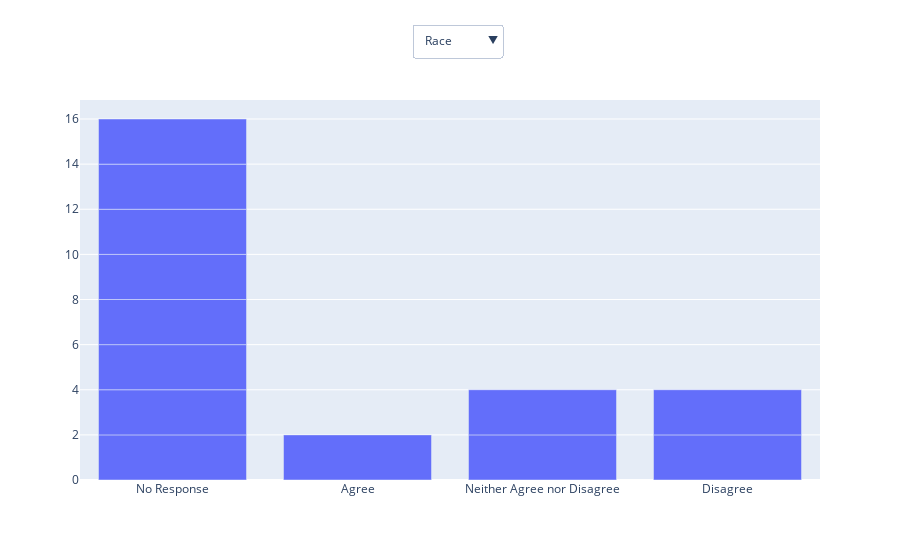

Notebook code for this chart:
### Code cell
xls = pd.ExcelFile(
    # "./data/Student and Faculty Commons Survey_February 16, 2022_09.17.xlsx"
    "./data/temp.xlsx"
)

data = pd.read_excel( xls, "Sheet1" )

render_graph("Q22", render_bar)

# test = px.bar(useable_data, x="Q22", y="")

### Figure 1 — Plotly figure (JSON) as saved in the notebook; plotly's stock layout.template omitted (floating-point values rounded to 4 significant figures)
{"data": [{"alignmentgroup": "True", "hovertemplate": "Q22=%{x}<br>y=%{y}<extra></extra>", "legendgroup": "", "marker": {"color": "#636efa", "pattern": {"shape": ""}}, "name": "", "offsetgroup": "", "orientation": "v", "showlegend": false, "textposition": "auto", "type": "bar", "visible": true, "x": ["No Response", "No Response", "No Response", "Agree", "No Response", "Neither Agree nor Disagree", "No Response", "Disagree", "Disagree", "Neither Agree nor Disagree", "No Response", "No Response", "No Response"], "xaxis": "x", "y": [2, 2, 2, 2, 2, 2, 2, 2, 2, 2, 2, 2, 2], "yaxis": "y"}, {"alignmentgroup": "True", "hovertemplate": "Q22=%{x}<br>y=%{y}<extra></extra>", "legendgroup": "", "marker": {"color": "#636efa", "pattern": {"shape": ""}}, "name": "", "offsetgroup": "", "orientation": "v", "showlegend": false, "textposition": "auto", "type": "bar", "visible": false, "x": ["No Response", "No Response", "No Response", "Agree", "No Response", "Neither Agree nor Disagree", "No Response", "Disagree", "Disagree", "Neither Agree nor Disagree", "No Response", "No Response", "No Response"], "xaxis": "x", "y": [2, 2, 2, 2, 2, 2, 2, 2, 2, 2, 2, 2, 2], "yaxis": "y"}, {"alignmentgroup": "True", "hovertemplate": "Q22=%{x}<br>y=%{y}<extra></extra>", "legendgroup": "", "marker": {"color": "#636efa", "pattern": {"shape": ""}}, "name": "", "offsetgroup": "", "orientation": "v", "showlegend": false, "textposition": "auto", "type": "bar", "visible": false, "x": ["No Response", "No Response", "No Response", "Agree", "No Response", "Neither Agree nor Disagree", "No Response", "Disagree", "Disagree", "Neither Agree nor Disagree", "No Response", "No Response", "No Response"], "xaxis": "x", "y": [2, 2, 2, 2, 2, 2, 2, 2, 2, 2, 2, 2, 2], "yaxis": "y"}], "layout": {"updatemenus": [{"active": 0, "buttons": [{"args": [{"visible": [true, false, false, false, false, false, false, false, false, false, false, false, false]}, {"title": "Race"}], "label": "Race", "method": "update"}, {"args": [{"visible": [false, true, false, false, false, false, false, false, false, false, false, false, false]}, {"title": "Gender"}], "label": "Gender", "method": "update"}, {"args": [{"visible": [false, false, true, false, false, false, false, false, false, false, false, false, false]}, {"title": "sexuality"}], "label": "sexuality", "method": "update"}], "direction": "down", "x": 0.57, "y": 1.2}]}}
